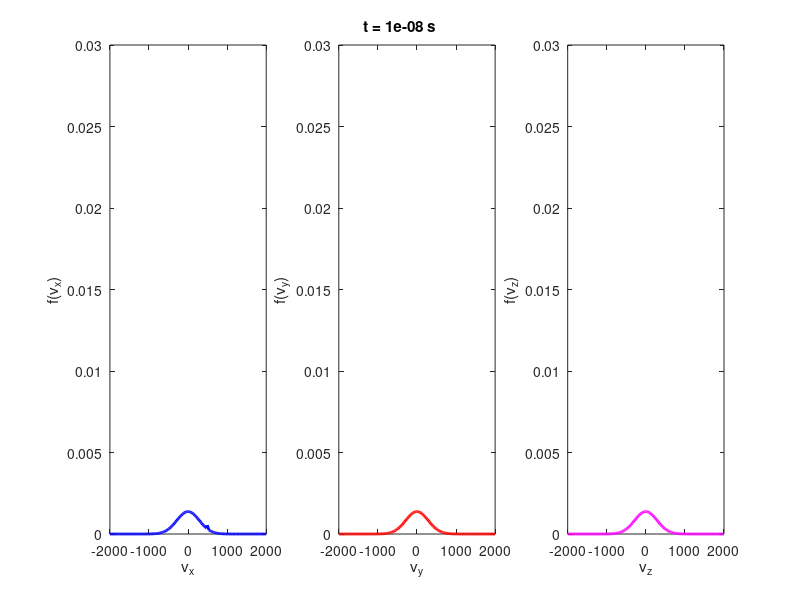

Write the MATLAB code that produced this figure. (Note: this script raises an error after producing the figure.)
m0 = 1.6605e-27; % a.m.u. in kilograms
m = 40*m0;    % particle mass in kilograms
kB = 1.380e-23;  % Boltzmann constant in m^2 kg s^-2 K^-1
Vm = 5e8;    % collision frequency, Hz
time = linspace(0, 1e-8, 100); % time interval
v = linspace(-2000,2000,200); % velocity interval

% initial distribution function, f_0
sigma = 10; % Initial width
v0 = 500; % initial velocity
fx_init = 1/(sqrt(2*pi)* sigma) * exp(-(v-v0).^2/(2*sigma^2));
fy_init = v*0;
fz_init = v*0;

% Calculating the equilibrium temperature, the following follows from
% energy conservation.
v_sq = sqrt(trapz(v, (fx_init+fy_init+fz_init).*v.^2));
Teq = 1/3*m*v_sq^2/kB;

% equilibrium distribution function
fx_eq = sqrt(m/(2*pi*kB*Teq)) * exp(-m*v.^2/(2*kB*Teq));
fy_eq = sqrt(m/(2*pi*kB*Teq)) * exp(-m*v.^2/(2*kB*Teq));
fz_eq = sqrt(m/(2*pi*kB*Teq)) * exp(-m*v.^2/(2*kB*Teq));

fx = fx_init;
fy = fy_init;
fz = fz_init;

hFig = figure; % creating the figure, setting dimensions
set(hFig, 'Position', [100 300 1000 300]); 
for j=1:length(time), % for loop making the time steps
    absmax = max([fx, fy, fz])*1.1; % ensures adaptive y-axis scale
    absmax = max([max(fx_init), max(fy_init), max(fz_init)]); % uncomment for fixed scale
    subplot(1,3,1); % first subplot - x
    plot(v, fx, 'b', 'LineWidth', 2);
    ylabel('f(v_x)');
    xlabel('v_x');
    ylim([0, absmax]);
    whitebg('white')
    subplot(1,3,2); % second subplot - y
    plot(v, fy, 'r', 'LineWidth', 2);
    ylabel('f(v_y)');
    xlabel('v_y');
    ylim([0, absmax])
    subplot(1,3,3); % third subplot - z
    plot(v, fz, 'm', 'LineWidth', 2);
    ylabel('f(v_z)');
    xlabel('v_z');
    ylim([0, absmax]);
    % setting figure title - time
    ax=axes('Units','Normal','Position',[.075 .075 .85 .85],'Visible','off');
    set(get(ax,'Title'),'Visible','on')
    title(['t = ', num2str(time(j)), ' s']);
    % calculating new values of fx, fy, fz
    fx = fx_eq + (fx_init - fx_eq)*exp(-time(j)*Vm);
    fy = fy_eq + (fy_init - fy_eq)*exp(-time(j)*Vm);
    fz = fz_eq + (fy_init - fz_eq)*exp(-time(j)*Vm);
    M(j) = getframe(gcf); % appends a frame to matlab structure M
end
movie2avi(M, 'out.avi', 'fps', 7); % saves an avi movie with 7 fps